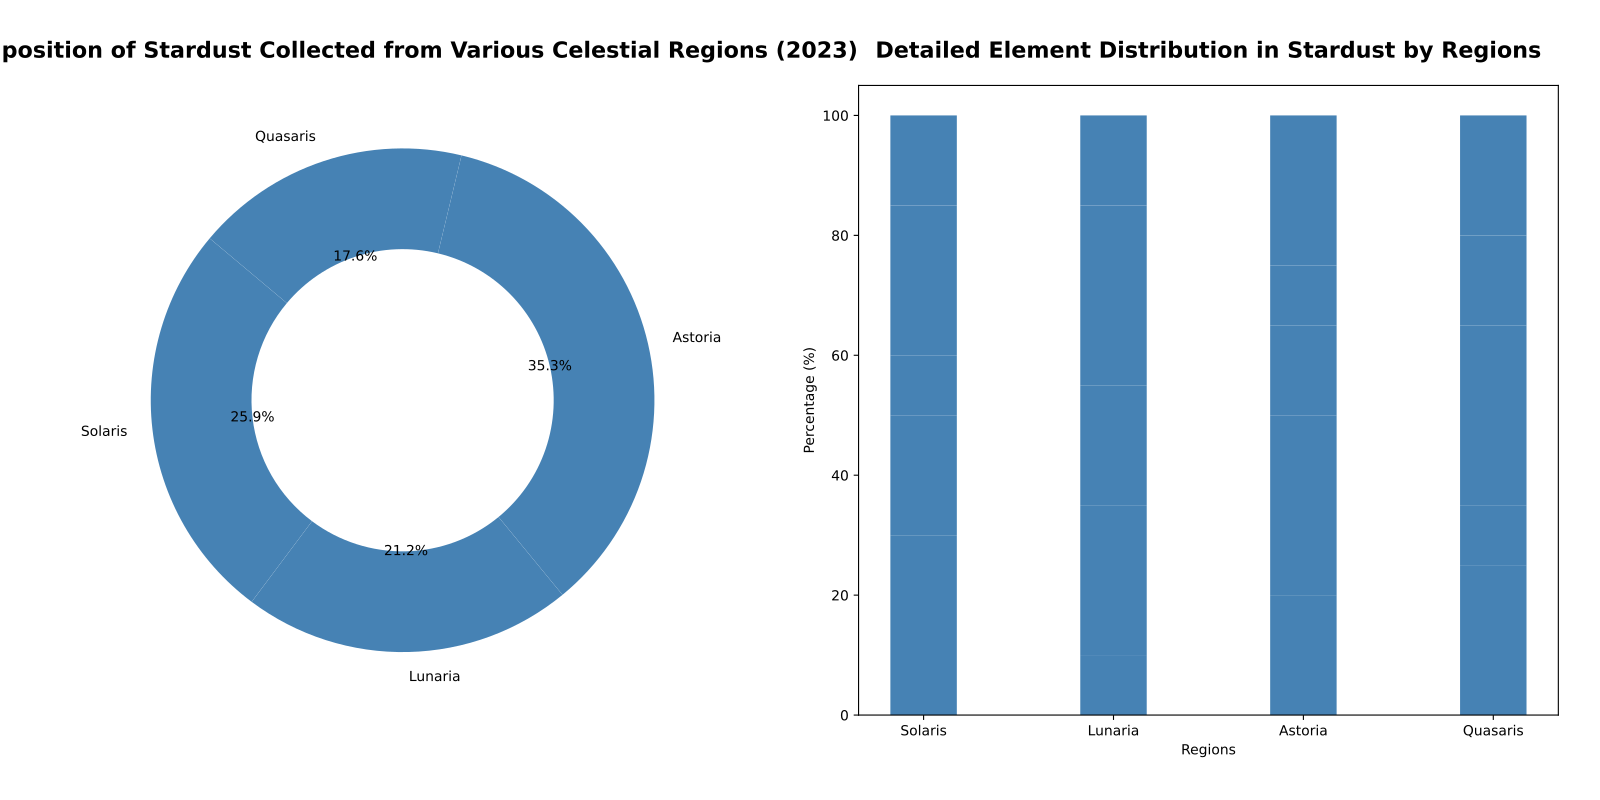

Here is the Python script that generated this plot:
import matplotlib.pyplot as plt
import numpy as np

# Data
regions = ['Solaris', 'Lunaria', 'Astoria', 'Quasaris']
composition_percentages = [22, 18, 30, 15]
elements_found = ['Plasma', 'Ether', 'Luminal Particles', 'Void Fragments', 'Astral Residue']
element_distributions = [
    [30, 20, 10, 25, 15], 
    [10, 25, 20, 30, 15], 
    [20, 30, 15, 10, 25], 
    [25, 10, 30, 15, 20], 
]

fig, (ax2, ax1) = plt.subplots(1, 2, figsize=(16, 8))

single_color = 'steelblue'

# Donut pie chart
ax2.pie(
    composition_percentages, 
    labels=regions, 
    autopct='%1.1f%%', 
    startangle=140,
    colors=[single_color]*len(regions),
    wedgeprops=dict(width=0.4)
)

ax2.set_title(
    "Composition of Stardust Collected from Various Celestial Regions (2023)", 
    fontsize=16, weight='bold', pad=20
)

# Stacked bar chart with single color
bar_width = 0.35
region_indices = np.arange(len(regions))
bottom_values = np.zeros(len(regions))

for i, element in enumerate(elements_found):
    ax1.bar(
        region_indices, 
        [dist[i] for dist in element_distributions], 
        bar_width, 
        bottom=bottom_values, 
        color=single_color
    )
    bottom_values += [dist[i] for dist in element_distributions]

ax1.set_title(
    "Detailed Element Distribution in Stardust by Regions", 
    fontsize=16, weight='bold', pad=20
)
ax1.set_xlabel('Regions')
ax1.set_ylabel('Percentage (%)')
ax1.set_xticks(region_indices)
ax1.set_xticklabels(regions)

plt.tight_layout(pad=3)
plt.show()
